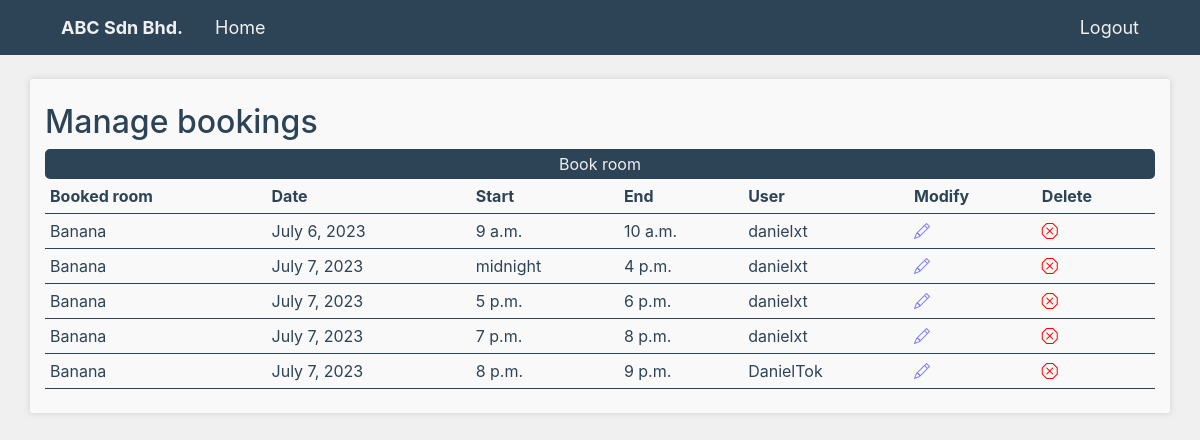
The page /bookingManagement (signed in) on the database as committed earlier.
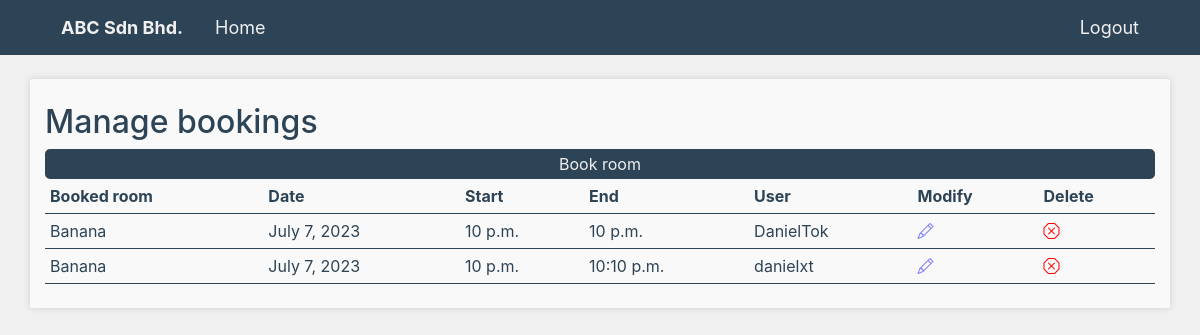
The same page on the database as committed later.
### booking/models.py (models this page shows, shortened)
class RoomBooking(models.Model):
    roomName = models.ForeignKey('rooms.Room', on_delete=models.CASCADE)
    userName = models.ForeignKey(User, on_delete=models.CASCADE, default="", name="userName")
    date = models.DateField()
    start = models.TimeField()
    end = models.TimeField()
    class Meta:
        constraints = [
            models.CheckConstraint(check=Q(start__lte=F('end')), name='start_before_end')
        ]

### rooms/models.py (models this page shows)
class Room(models.Model):
    roomName = models.CharField(max_length=50, unique=True)
    capacity = models.IntegerField(default=0)
    createdAt = models.DateTimeField(auto_now_add=True)
    def __str__(self):
        return self.roomName

### booking/views.py (the view)
# urls.py: path('', bookingManagementView, name='bookingManagement'),
def bookingManagementView(request):
    if request.user.is_staff:
        bookings = RoomBooking.objects.all()
    else:
        userName = User.objects.get(username=request.user.username)
        bookings = RoomBooking.objects.filter(userName = userName)
    context = {'roomBooking' :bookings.order_by("date", "start")}
    return render(request, "bookingManagement.html", context)

### templates/bookingManagement.html (shortened to what this page needs)
{% extends 'base.html' %}
{% block content %}
{% if user.is_authenticated %}
    <br>
    <div class="container py-4 boxColor boxShadow">
        <h2>Manage
            bookings</h2>
        <button><a href="{% url 'roomBooking' %}">Book room</a></button>
                    <table class="dataTable">
                        <tr style="font-weight:bold">
                            <th>Booked room</th>
                            <th>Date</th>
                            <th>Start</th>
                            <th>End</th>
                            <th>User</th>
                            {% if user.is_staff %}
                            <th>Modify</th>
                            <th>Delete</th>
                            {% endif %}
                        </tr>
                        <tr>
                            {% for booking in roomBooking %}
                                <tr>
                                    <td>{{booking.roomName}}</td>
                                    <td>{{booking.date}}</td>
                                    <td>{{booking.start}}</td>
                                    <td>{{booking.end}}</td>
                                    <td>{{booking.userName}}</td>
                                    {% if user.is_staff %}
                                    <td><a href="bookingManagement/modifyBooking/{{booking.id}}"><i class="bi bi-pencil"></i></a></td>
                                    <td><a href="bookingManagement/deleteBooking/{{booking.id}}"><i class="bi bi-x-octagon"></i></a></td>
                                    {% endif %}
                                </tr>
                            {% endfor %}
                        </tr>
                    </table>
    </div>
{% else %}
<br>
<div class="container py-4 boxColor boxShadow">
    <p>You are not logged in.</p>
    <button><a href="{% url 'login' %}">Log In</a></button>
</div>
{% endif %}
{% endblock %}

Rows that differ between the two databases and show on the page:
removed RoomBooking: roomName "Banana", date "July 6, 2023", start "9 a.m.", end "10 a.m.", userName "danielxt"
removed RoomBooking: roomName "Banana", date "July 7, 2023", start "midnight", end "4 p.m.", userName "danielxt"
removed RoomBooking: roomName "Banana", date "July 7, 2023", start "5 p.m.", end "6 p.m.", userName "danielxt"
removed RoomBooking: roomName "Banana", date "July 7, 2023", start "7 p.m.", end "8 p.m.", userName "danielxt"
changed RoomBooking "DanielTok": start "8 p.m." → "10 p.m."; end "9 p.m." → "10 p.m."
added RoomBooking: roomName "Banana", date "July 7, 2023", start "10 p.m.", end "10:10 p.m.", userName "danielxt"
